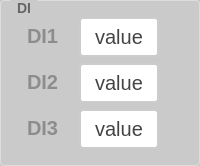
               <widget class="QGroupBox" name="gBox_DI">
                <property name="styleSheet">
                 <string notr="true">QGroupBox {
    border: 1px solid #DDD;
    border-radius: 4px;
    font: bold 14px;
    color: #666;
    background-color:rgb(202, 202, 202);
    padding: 5px; 
}

QGroupBox::title {
    subcontrol-origin: margin;
    subcontrol-position: top left;
    left: 10px;
    padding: 0 5px;
}</string>
                </property>
                <property name="title">
                 <string>DI</string>
                </property>
                <layout class="QGridLayout" name="gridLayout_7">
                 <item row="0" column="0">
                  <layout class="QVBoxLayout" name="verticalLayout_6">
                   <item>
                    <layout class="QHBoxLayout" name="horizontalLayout_15" stretch="3,3,1">
                     <item>
                      <widget class="QLabel" name="label_21">
                       <property name="styleSheet">
                        <string notr="true">QLabel {
       font-size: 20px;        
       font-weight: bold;        
       color:  rgb(141, 141, 141);       
       padding: 5px 5px;     
       border-bottom: 2px solid #cccccc; 
    }</string>
                       </property>
                       <property name="text">
                        <string>DI1</string>
                       </property>
                      </widget>
                     </item>
                     <item>
                      <widget class="QPushButton" name="btn_setDI1">
                       <property name="sizePolicy">
                        <sizepolicy hsizetype="Minimum" vsizetype="Minimum">
                         <horstretch>0</horstretch>
                         <verstretch>0</verstretch>
                        </sizepolicy>
                       </property>
                       <property name="styleSheet">
                        <string notr="true">QPushButton {
    padding: 6px 14px;
    border: 2px solid #CCC;
    border-radius: 4px;
    background-color: white;
    color: #444;
    font-size: 20px; 
}

QPushButton:hover {
    border-color: #999;
    background-color: #F5F5F5;
}

QPushButton:pressed {
    border-color: #777;
    background-color: #EEE;
}</string>
                       </property>
                       <property name="text">
                        <string>value</string>
                       </property>
                      </widget>
                     </item>
                     <item>
                      <widget class="QLabel" name="lb_DI1">
                       <property name="styleSheet">
                        <string notr="true">/* 基础标签样式 */
QLabel {
    color: rgb(255, 0, 0);          /* 主文字色 */
    font-size: 14px;         /* 标准字号 */
    background: transparent; /* 透明背景 */
    padding: 2px 4px;        /* 基础内边距 */
}

/* 标题样式 */
QLabel.title {
    font-size: 16px;
    font-weight: 600;
    color: #333333;
    border-bottom: 1px solid #DDDDDD; /* 下划线装饰 */
    padding-bottom: 4px;
}

/* 副标题/次要文本 */
QLabel.subtitle {
    color: #666666;
    font-size: 13px;
    font-style: italic;
}

/* 强调文本 */
QLabel.emphasis {
    color: #333333;
    font-weight: 500;
    background-color: #F5F5F5;
    border-radius: 3px;
    padding: 4px 8px;
}

/* 状态标签（成功/警告/错误） */
QLabel[state=&quot;success&quot;] {
    color: #228B22;          /* 森林绿 */
    border-left: 3px solid #228B22;
    padding-left: 8px;
}

QLabel[state=&quot;warning&quot;] {
    color: #FF8C00;          /* 暗橙 */
    border-left: 3px solid #FF8C00;
    padding-left: 8px;
}

QLabel[state=&quot;error&quot;] {
    color: #B22222;          /* 砖红 */
    border-left: 3px solid #B22222;
    padding-left: 8px;
}

/* 数据展示标签 */
QLabel.data {
    color: #2F4F4F;          /* 深石板灰 */
    font-family: monospace;
    border: 1px solid #E0E0E0;
    background-color: #FFFFFF;
    padding: 6px 12px;
    border-radius: 4px;
}

/* 禁用状态 */
QLabel:disabled {
    color: #AAAAAA;
    background-color: transparent;
}

/* 链接样式（伪链接效果） */
QLabel.link {
    color: #4682B4;          /* 钢蓝 */
    text-decoration: underline;
    border-bottom: 1px dotted #4682B4;
}

/* 图标标签 */
QLabel.icon {
    qproperty-alignment: AlignCenter;
    border: 1px solid #E0E0E0;
    border-radius: 4px;
    background-color: #FFFFFF;
    padding: 12px;
}</string>
                       </property>
                       <property name="text">
                        <string/>
                       </property>
                      </widget>
                     </item>
                    </layout>
                   </item>
                   <item>
                    <layout class="QHBoxLayout" name="horizontalLayout_41" stretch="3,3,1">
                     <item>
                      <widget class="QLabel" name="label_27">
                       <property name="styleSheet">
                        <string notr="true">QLabel {
       font-size: 20px;        
       font-weight: bold;        
       color:  rgb(141, 141, 141);       
       padding: 5px 5px;     
       border-bottom: 2px solid #cccccc; 
    }</string>
                       </property>
                       <property name="text">
                        <string>DI2</string>
                       </property>
                      </widget>
                     </item>
                     <item>
                      <widget class="QPushButton" name="btn_setDI2">
                       <property name="sizePolicy">
                        <sizepolicy hsizetype="Minimum" vsizetype="Minimum">
                         <horstretch>0</horstretch>
                         <verstretch>0</verstretch>
                        </sizepolicy>
                       </property>
                       <property name="styleSheet">
                        <string notr="true">QPushButton {
    padding: 6px 14px;
    border: 2px solid #CCC;
    border-radius: 4px;
    background-color: white;
    color: #444;
    font-size: 20px; 
}

QPushButton:hover {
    border-color: #999;
    background-color: #F5F5F5;
}

QPushButton:pressed {
    border-color: #777;
    background-color: #EEE;
}</string>
                       </property>
                       <property name="text">
                        <string>value</string>
                       </property>
                      </widget>
                     </item>
                     <item>
                      <widget class="QLabel" name="lb_DI2">
                       <property name="styleSheet">
                        <string notr="true">/* 基础标签样式 */
QLabel {
    color: rgb(255, 0, 0);          /* 主文字色 */
    font-size: 14px;         /* 标准字号 */
    background: transparent; /* 透明背景 */
    padding: 2px 4px;        /* 基础内边距 */
}

/* 标题样式 */
QLabel.title {
    font-size: 16px;
    font-weight: 600;
    color: #333333;
    border-bottom: 1px solid #DDDDDD; /* 下划线装饰 */
    padding-bottom: 4px;
}

/* 副标题/次要文本 */
QLabel.subtitle {
    color: #666666;
    font-size: 13px;
    font-style: italic;
}

/* 强调文本 */
QLabel.emphasis {
    color: #333333;
    font-weight: 500;
    background-color: #F5F5F5;
    border-radius: 3px;
    padding: 4px 8px;
}

/* 状态标签（成功/警告/错误） */
QLabel[state=&quot;success&quot;] {
    color: #228B22;          /* 森林绿 */
    border-left: 3px solid #228B22;
    padding-left: 8px;
}

QLabel[state=&quot;warning&quot;] {
    color: #FF8C00;          /* 暗橙 */
    border-left: 3px solid #FF8C00;
    padding-left: 8px;
}

QLabel[state=&quot;error&quot;] {
    color: #B22222;          /* 砖红 */
    border-left: 3px solid #B22222;
    padding-left: 8px;
}

/* 数据展示标签 */
QLabel.data {
    color: #2F4F4F;          /* 深石板灰 */
    font-family: monospace;
    border: 1px solid #E0E0E0;
    background-color: #FFFFFF;
    padding: 6px 12px;
    border-radius: 4px;
}

/* 禁用状态 */
QLabel:disabled {
    color: #AAAAAA;
    background-color: transparent;
}

/* 链接样式（伪链接效果） */
QLabel.link {
    color: #4682B4;          /* 钢蓝 */
    text-decoration: underline;
    border-bottom: 1px dotted #4682B4;
}

/* 图标标签 */
QLabel.icon {
    qproperty-alignment: AlignCenter;
    border: 1px solid #E0E0E0;
    border-radius: 4px;
    background-color: #FFFFFF;
    padding: 12px;
}</string>
                       </property>
                       <property name="text">
                        <string/>
                       </property>
                      </widget>
                     </item>
                    </layout>
                   </item>
                   <item>
                    <layout class="QHBoxLayout" name="horizontalLayout_35" stretch="3,3,1">
                     <item>
                      <widget class="QLabel" name="label_26">
                       <property name="styleSheet">
                        <string notr="true">QLabel {
       font-size: 20px;        
       font-weight: bold;        
       color:  rgb(141, 141, 141);       
       padding: 5px 5px;     
       border-bottom: 2px solid #cccccc; 
    }</string>
                       </property>
                       <property name="text">
                        <string>DI3</string>
                       </property>
                      </widget>
                     </item>
                     <item>
                      <widget class="QPushButton" name="btn_setDI3">
                       <property name="sizePolicy">
                        <sizepolicy hsizetype="Minimum" vsizetype="Minimum">
                         <horstretch>0</horstretch>
                         <verstretch>0</verstretch>
                        </sizepolicy>
                       </property>
                       <property name="styleSheet">
                        <string notr="true">QPushButton {
    padding: 6px 14px;
    border: 2px solid #CCC;
    border-radius: 4px;
    background-color: white;
    color: #444;
    font-size: 20px; 
}

QPushButton:hover {
    border-color: #999;
    background-color: #F5F5F5;
}

QPushButton:pressed {
    border-color: #777;
    background-color: #EEE;
}</string>
                       </property>
                       <property name="text">
                        <string>value</string>
                       </property>
                      </widget>
                     </item>
                     <item>
                      <widget class="QLabel" name="lb_jiting">
                       <property name="styleSheet">
                        <string notr="true">/* 基础标签样式 */
QLabel {
    color: rgb(255, 0, 0);          /* 主文字色 */
    font-size: 14px;         /* 标准字号 */
    background: transparent; /* 透明背景 */
    padding: 2px 4px;        /* 基础内边距 */
}

/* 标题样式 */
QLabel.title {
    font-size: 16px;
    font-weight: 600;
    color: #333333;
    border-bottom: 1px solid #DDDDDD; /* 下划线装饰 */
    padding-bottom: 4px;
}

/* 副标题/次要文本 */
QLabel.subtitle {
    color: #666666;
    font-size: 13px;
    font-style: italic;
}

/* 强调文本 */
QLabel.emphasis {
    color: #333333;
    font-weight: 500;
    background-color: #F5F5F5;
    border-radius: 3px;
    padding: 4px 8px;
}

/* 状态标签（成功/警告/错误） */
QLabel[state=&quot;success&quot;] {
    color: #228B22;          /* 森林绿 */
    border-left: 3px solid #228B22;
    padding-left: 8px;
}

QLabel[state=&quot;warning&quot;] {
    color: #FF8C00;          /* 暗橙 */
    border-left: 3px solid #FF8C00;
    padding-left: 8px;
}

QLabel[state=&quot;error&quot;] {
    color: #B22222;          /* 砖红 */
    border-left: 3px solid #B22222;
    padding-left: 8px;
}

/* 数据展示标签 */
QLabel.data {
    color: #2F4F4F;          /* 深石板灰 */
    font-family: monospace;
    border: 1px solid #E0E0E0;
    background-color: #FFFFFF;
    padding: 6px 12px;
    border-radius: 4px;
}

/* 禁用状态 */
QLabel:disabled {
    color: #AAAAAA;
    background-color: transparent;
}

/* 链接样式（伪链接效果） */
QLabel.link {
    color: #4682B4;          /* 钢蓝 */
    text-decoration: underline;
    border-bottom: 1px dotted #4682B4;
}

/* 图标标签 */
QLabel.icon {
    qproperty-alignment: AlignCenter;
    border: 1px solid #E0E0E0;
    border-radius: 4px;
    background-color: #FFFFFF;
    padding: 12px;
}</string>
                       </property>
                       <property name="text">
                        <string/>
                       </property>
                      </widget>
                     </item>
                    </layout>
                   </item>
                  </layout>
                 </item>
                </layout>
               </widget>
